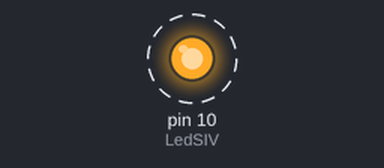
Bench run of a sketch on a simulated Arduino Uno, built with avr-gcc and run on an emulated ATmega328P. Shown: output pins drawn as LEDs (lit = HIGH). Dashed ring = blinking.

Above: at 1.0 s.
Timing chart, 0 to 4.1 s (numbered marks = the images above):
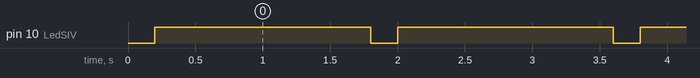

Measured:
- by itself, pin 10 (LedSIV): alternates HIGH for 1.6 s and LOW for 0.20 s

The sketch:

Vektoriloisto.ino
```cpp
#define LedSIV 10

void setup() {
  pinMode(LedSIV, OUTPUT);
}

#define VIIVE 200
void loop(){
  digitalWrite(LedSIV, 0);
  delay(VIIVE);
  digitalWrite(LedSIV, 64);
  delay(VIIVE);
  digitalWrite(LedSIV, 127);
  delay(VIIVE);
  digitalWrite(LedSIV, 191);
  delay(VIIVE);
  digitalWrite(LedSIV, 255);
  delay(VIIVE * 5);
}
```
